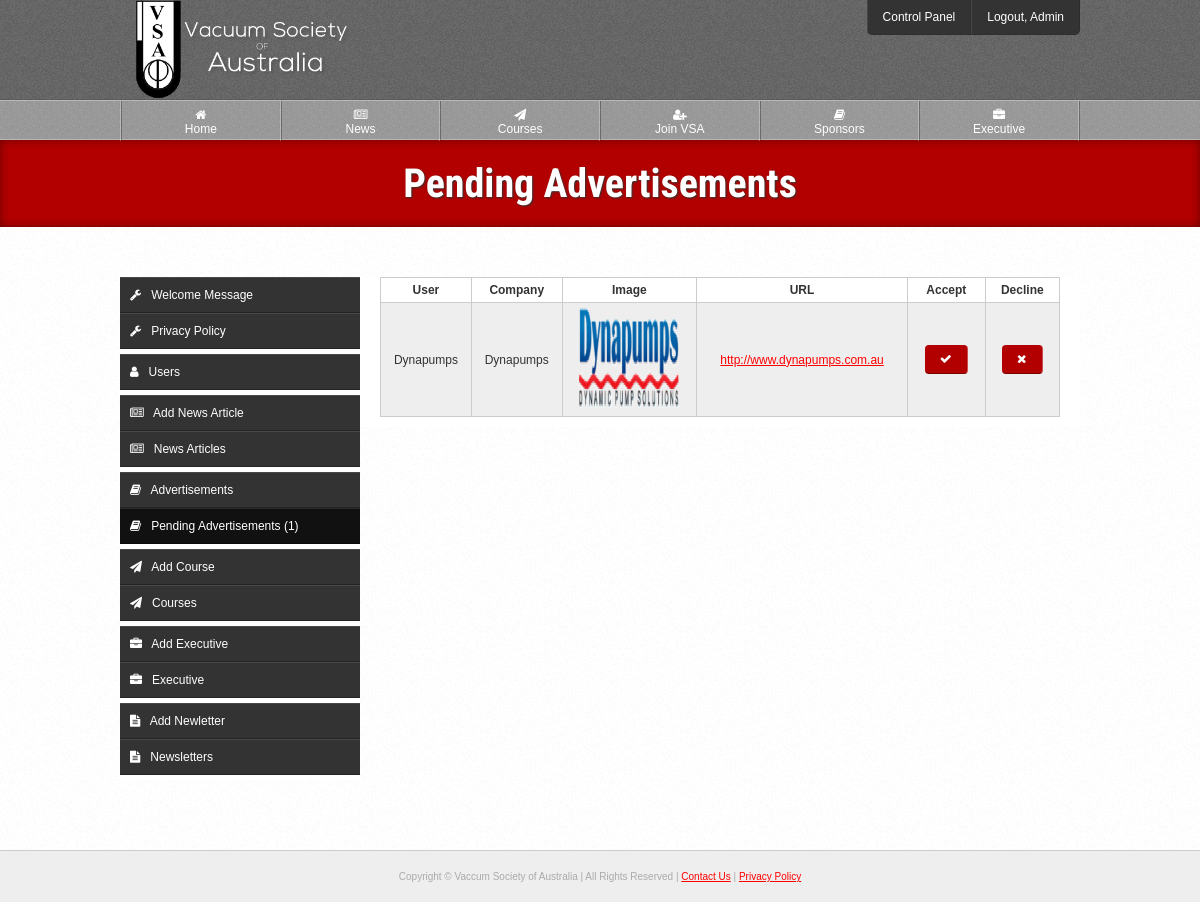
Page /source/cp/pending-ads.php (signed in) on the committed database.
### tables this page shows
CREATE TABLE IF NOT EXISTS `users` (
  `id` int(10) NOT NULL AUTO_INCREMENT,
  `username` varchar(20) NOT NULL,
  `password` varchar(70) NOT NULL,
  `email` varchar(100) NOT NULL,
  `title` varchar(6) NOT NULL,
  `fname` varchar(30) NOT NULL,
  `lname` varchar(40) NOT NULL,
  `address` varchar(80) NOT NULL,
  `suburb` varchar(50) NOT NULL,
  `state` varchar(50) NOT NULL,
  `postcode` int(10) NOT NULL,
  `country` varchar(50) NOT NULL,
  `telephone` varchar(20) NOT NULL,
  `fax` varchar(20) DEFAULT NULL,
  `website` varchar(100) DEFAULT NULL,
  `company` varchar(150) DEFAULT NULL,
  `blocked` enum('0','1') NOT NULL,
  `type` enum('1','2','3','4') NOT NULL,
  `active` enum('0','1') NOT NULL,
  `level` enum('1','2') NOT NULL,
  `password_reset` enum('0','1') NOT NULL,
  `activation_code` varchar(40) NOT NULL,
  `reset_code` varchar(100) NOT NULL,
  `payment_made` enum('0','1') NOT NULL,
  `date_created` varchar(100) NOT NULL,
  `payment_due_date` varchar(100) NOT NULL,
  `membership_expiry_date` varchar(100) NOT NULL,
  PRIMARY KEY (`id`),
  FULLTEXT KEY `username` (`username`)
);

CREATE TABLE IF NOT EXISTS `ads` (
  `id` int(10) NOT NULL AUTO_INCREMENT,
  `user_id` int(10) NOT NULL,
  `img_ext` varchar(5) NOT NULL,
  `status` enum('0','1') NOT NULL,
  PRIMARY KEY (`id`)
);

### source/classes/User.php (called while the page is built, shortened)
<?php
class User extends Pagination {
	public static function getUsername($id) {
		try {
			$q = DB::$db->prepare("
				SELECT username
				FROM users
				WHERE id = :id
			");
			$q->execute([':id' => $id]);
		} catch(PDOException $ex) {
			die($ex->getMessage());
		}
		$c = $q->rowCount();
		$r = $q->fetch(PDO::FETCH_OBJ);
		return ($c != 0) ? $r->username : "Unknown";
	}
}

### source/classes/Template.php (called while the page is built, shortened)
<?php
class Template {
	private $page;
	public function setActivePage($prefix = null) {
		$page = explode("/", $_SERVER['PHP_SELF']);
		$page = end($page);
		$page = explode(".", $page);
		$page = current($page);
		$this->page = $prefix.$page;
	}
	public function getActivePage() {
		return $this->page;
	}
}

### source/classes/Sponsors.php (called while the page is built, shortened)
<?php
class Sponsors {
	private $count;
	private $data;
	public function __construct() {
		$this->data = [];
	}
	public function getAds($status = '1') {
		try {
			$q = DB::$db->prepare("
				SELECT *, ads.id as adID
				FROM ads
				INNER JOIN users
				ON users.id = ads.user_id
				WHERE status = :status
			");
			$q->execute([':status' => $status]);
		} catch(PDOException $ex) {
			die($ex->getMessage());
		}
		$this->count = $q->rowCount();
		if($this->count != 0)
			while($r = $q->fetch(PDO::FETCH_OBJ))
				$this->data[] = $r;
		return $this->data;
	}
	public function getCount() {
		return $this->count;
	}
}

### source/cp/pending-ads.php (the view, shortened to what this page needs)
<?php
$t = new Template("cp_");
$t->setTitle("Pending Advertisements");
include $t->load("template/head.php");
include $t->load("template/header.php");
$sponsors = new Sponsors;
$ads = $sponsors->getAds('0');
?>
	<div id="page-heading">
		<h1>Pending Advertisements</h1>
	</div>
	<div class="outer-wrapper white">
		<div class="inner-wrapper">
			<?php include $t->load("template/cp-nav.php"); ?>
			<section class="right-main">
				<?php if($sponsors->getCount() != 0): ?>
					<table class="style">
						<tr>
							<th>User</th>
							<th>Company</th>
							<th>Image</th>
							<th>URL</th>
							<th>Accept</th>
							<th>Decline</th>
						</tr>
					<?php foreach($ads as $ad): ?>
						<tr>
							<td title="<?=$ad->title." ".$ad->fname." ".$ad->lname;?>" style="cursor:help;"><?=$ad->username;?></td>
							<td><?=$ad->company;?></td>
							<td>
								<a href="<?=PATH.'img/sponsors/'.$ad->adID.".".$ad->img_ext;?>" target="_blank">
									<img src="<?=PATH.'img/sponsors/'.$ad->adID.".".$ad->img_ext;?>" style="width: 100px;">
								</a>
							</td>
							<td><a href="<?=$ad->website;?>" target="_blank"><?=$ad->website;?></a></td>
							<td><a href="<?=PATH?>cp/accept-ad?id=<?=$ad->adID;?>" class="btn"><i class="fa fa-check"></i></a></td>
							<td><a href="#" data-link="<?=PATH?>cp/delete-ad?id=<?=$ad->adID;?>" class="delete-btn btn"><i class="fa fa-times"></i></a></td>
						</tr>
					<?php endforeach; ?>
					</table>
				<?php else: ?>
					<div class="notice-box yellow-notice">No advertisements have been submitted.</div>
				<?php endif; ?>
			</section>
		</div>
	</div>
<?php include $t->load("template/footer.php"); ?>

### source/template/header.php (shortened to what this page needs)
</head>
	<body>
		<header id="fixed">
			<div id="header">
				<div class="inner-wrapper">
					<a href="<?=PATH;?>"><img src="<?=PATH;?>img/vsa-logo.png" id="banner-logo" alt="Vaccum Society of Australia"></a>
					<?php if(isset($_SESSION['admin'])): ?>
						<nav class="top-nav">
							<ul>
								<li><a href="<?=PATH;?>cp/update-welcome">Control Panel</a></li>
								<li><a href="<?=PATH;?>logout?url=<?=$_SERVER['REQUEST_URI'];?>">Logout, <?=User::getUsername($_SESSION["logged"]);?></a></li>
							</ul>
						</nav>
					<?php else: ?>
						<div class="login-btn-wrapper">
							<a href="<?=PATH;?>login" class="login-btn"><img src="<?=PATH;?>img/login-btn.png"></a>
						</div>
					<?php endif; ?>
				</div>
			</div>
			<nav class="main-nav">
				<div class="inner-wrapper">
					<ul>
						<li><a href="<?=PATH;?>"<?=($t->getActivePage() == 'index') ? ' class="active"' : null;?>><i class="fa fa-home"></i><br>Home</a></li>
						<li><a href="<?=PATH;?>news"<?=($t->getActivePage() == 'news') ? ' class="active"' : null;?>><i class="fa fa-newspaper-o"></i><br>News</a></li>
						<li><a href="<?=PATH;?>courses"<?=($t->getActivePage() == 'courses' || $t->getActivePage() == 'apply-course') ? ' class="active"' : null;?>><i class="fa fa-paper-plane"></i><br>Courses</a></li>
						<li><a href="<?=PATH;?>join"<?=($t->getActivePage() == 'join') ? ' class="active"' : null;?>><i class="fa fa-user-plus"></i><br>Join VSA</a></li>
						<li><a href="<?=PATH;?>sponsors"<?=($t->getActivePage() == 'sponsors') ? ' class="active"' : null;?>><i class="fa fa-book"></i><br>Sponsors</a></li>
						<li><a href="<?=PATH;?>executive"<?=($t->getActivePage() == 'executive') ? ' class="active"' : null;?>><i class="fa fa-briefcase"></i><br>Executive</a></li>
					</ul>
				</div>
			</nav>
		</header>

### source/css/layout.css (style rules this page uses)
header, footer, nav { display: block; }
* { box-sizing: border-box; margin: 0; padding: 0; }
body { margin: 0; padding: 0; background: #EEE; font-family: arial, sans-serif; font-size: 12px; color: #333; }
.inner-wrapper { max-width: 960px; margin: 0 auto; position: relative; }
.outer-wrapper { padding: 50px 0px; border-bottom: 1px solid #CCC; }
.white { background: url("../img/content-bg.png"); }
#header { height: 100px; background: url("../img/header-bg.png"); border-bottom: 1px solid rgba(0,0,0,.1); }
#banner-logo { margin-top: -2px; height: 102px; }
.main-nav { height: 40px; background: url("../img/main-nav-bg.png"); font-size: 12px; border-top: 1px solid rgba(255,255,255,.3); border-bottom: 1px solid rgba(255,255,255,.3); display: block; }
.main-nav ul { margin: 0; padding: 0; border-left: 1px solid rgba(255,255,255,.3); border-right: 1px solid rgba(0,0,0,.3); }
.main-nav ul li { list-style-type: none; display: inline; float: left; width: 16.666%; text-align: center; }
.main-nav li a { display: block; color: #FFF; text-decoration: none; padding: 7px 15px; height: 40px; transition: .2s linear; border-left: 1px solid rgba(0,0,0,.3); border-right: 1px solid rgba(255,255,255,.3); }
.top-nav { position: absolute; right: 0; top: 0; background: #333; border-bottom: 1px solid rgba(0,0,0,.1); -webkit-border-radius: 0 0 5px 5px; -moz-border-radius: 0 0 5px 5px; -ms-border-radius: 0 0 5px 5px; -o-border-radius: 0 0 5px 5px; border-radius: 0 0 5px 5px; overflow: hidden; }
.top-nav ul { margin: 0; padding: 0; }
.top-nav ul li { list-style-type: none; display: inline; float: left; }
.top-nav li a { padding: 10px 15px; text-align: center; display: block; text-decoration: none; color: #FFF; border-right: 1px solid rgba(0,0,0,.1); border-left: 1px solid rgba(255,255,255,.1); transition: .2s linear; }
.top-nav ul li:last-of-type { border-right: none; }
.top-nav ul li:first-of-type { border-left: none; }
#page-heading { background: #B20000; color: #FFF; padding: 20px 0px; text-align: center; box-shadow: inset 0px 0px 10px rgba(0,0,0,.4); -webkit-box-shadow: inset 0px 0px 10px rgba(0,0,0,.4); -moz-box-shadow: inset 0px 0px 10px rgba(0,0,0,.4); -o-box-shadow: inset 0px 0px 10px rgba(0,0,0,.4); -ms-box-shadow: inset 0px 0px 10px rgba(0,0,0,.4); }
#page-heading h1 { margin: 0; padding: 0; font-size: 40px; text-shadow: 1px 1px 2px #333; font-family: 'Roboto Condensed', sans-serif; text-rendering: optimizeLegibility !important; -webkit-font-smoothing: antialiased !important; color: #FFF; }
.left-side, .right-main { background: #FFF; margin-bottom: 20px; }
.right-main { float: right; width: 720px; padding: 0px 20px; }

### source/css/style.css (style rules this page uses)
.btn { color: #FFF; display: inline-block; background: #B20000; padding: 7px 15px; -webkit-border-radius: 4px; -moz-border-radius: 4px; -ms-border-radius: 4px; -o-border-radius: 4px; border-radius: 4px; text-decoration: none; font-weight: bold; margin: 5px; border-bottom: 1px solid rgba(0,0,0,.3); border-right: 1px solid rgba(255,255,255,.3); transition: .2s linear; }
table.style { border-collapse: collapse; width: 100%; text-align: center; margin-bottom: 10px; }
table.style th { color: #333; }
table.style th, table.style td { border: 1px solid #CCC; padding: 5px; }
table.style tr:nth-child(even) { background: #EEE; }
h1, h2, h3, h4, h5, h6 { margin-bottom: 15px; padding: 0; }
h1 { font-size: 35px; font-family: 'Roboto Condensed', sans-serif; }
a { color: #F00; }
a img { border: none; }
li { list-style-position: inside; }
ul, ol { margin-bottom: 10px; margin-left: 20px; }

### source/css/resize.css (style rules this page uses)
body { margin: 0; text-align: center; }
.btn { margin-bottom: 5px; }
#banner-logo { text-align: center; height: auto; max-width: 233px; }
#header { height: 100%; }
#fixed { position: static; }
.main-nav { height: 100%; border-top: none; border-bottom: none; display: none; }
.main-nav ul li { width: 50%; border: none; }
.main-nav li a { border-bottom: 1px solid rgba(0,0,0,.3); border-top: 1px solid rgba(255,255,255,.3); }
.main-nav li a:nth-child(odd) { border-left: none; }
.top-nav { position: static; top: auto; right: auto; border-radius: 0; }
.top-nav ul li { width: 50%; }
.left-side, .right-main { float: none; width: auto; }
table.style { overflow-x: auto; display: block; width: 100%; }

### source/css/resize-sidebars.css (style rules this page uses)
.right-main { float: none; width: auto; }
.outer-wrapper { padding: 20px 2%; }

### rows in the picture
users: username "Admin"
ads: user.username "Dynapumps", user.company "Dynapumps", user.website "http://www.dynapumps.com.au"

### other values in the picture
Sponsors::countAds('0') "1"
